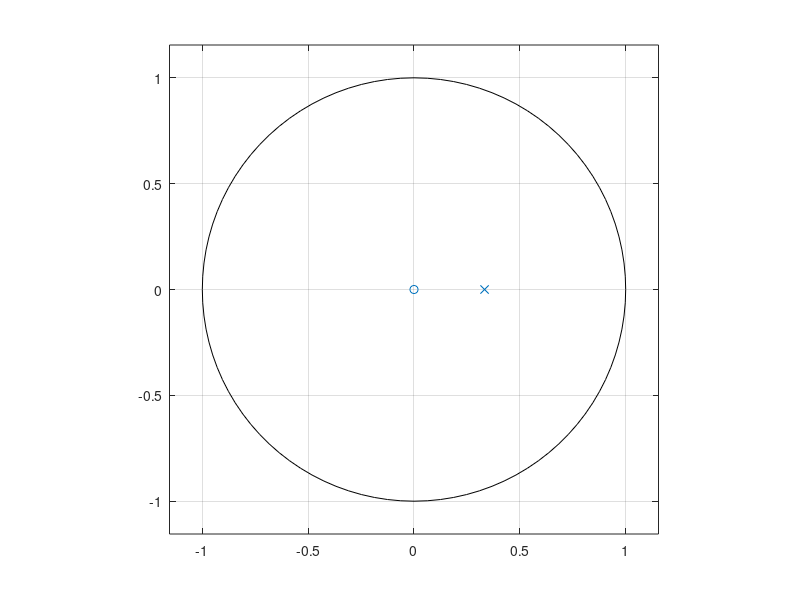
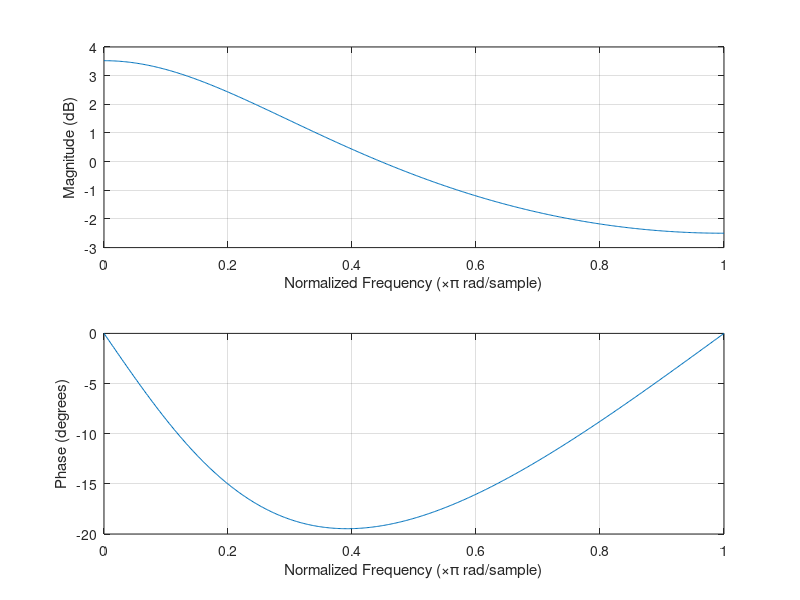

The MATLAB source for these figures, in order:
% Exercise 1

clc
clear

poles = [1/3]
zeros = [0]

[num, den] = zp2tf(zeros, poles, 1)

figure
zplane(zeros, poles)

figure
freqz(num, den)